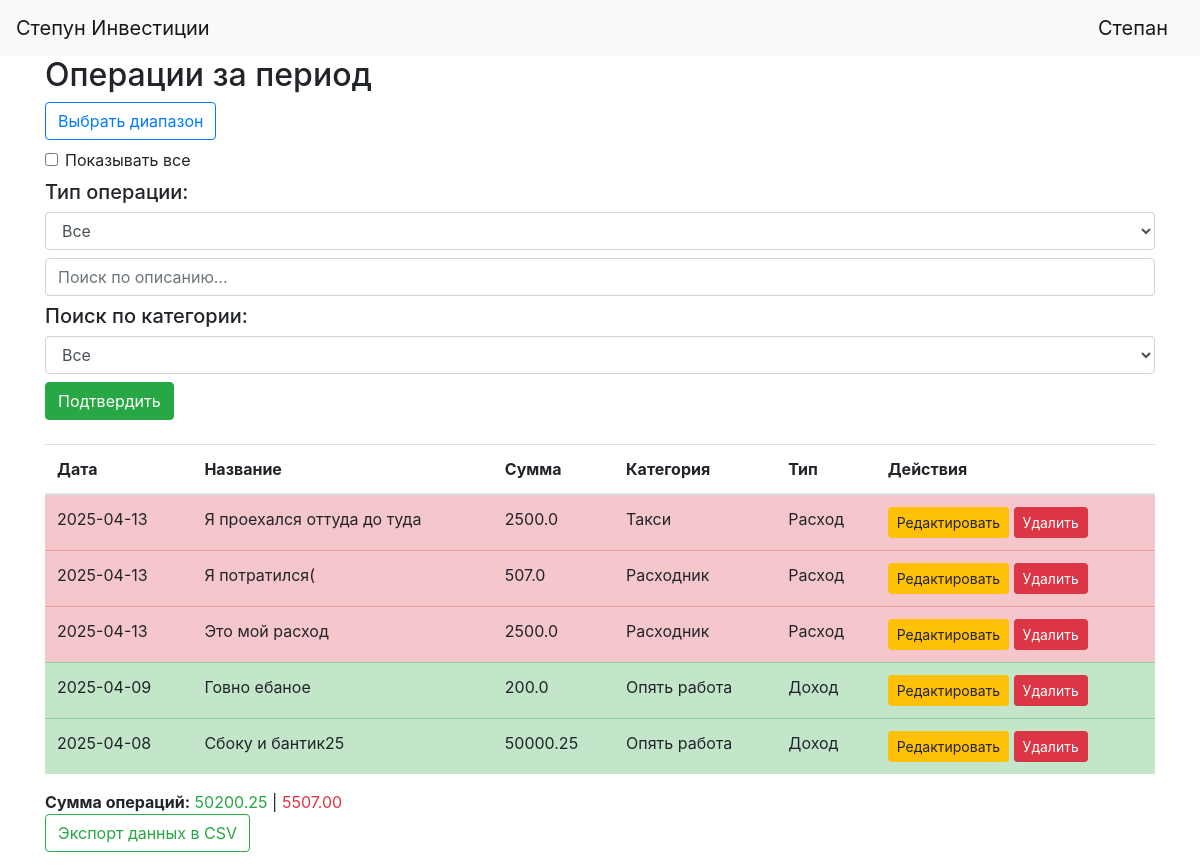
The page /operations (signed in) on the database as committed earlier.
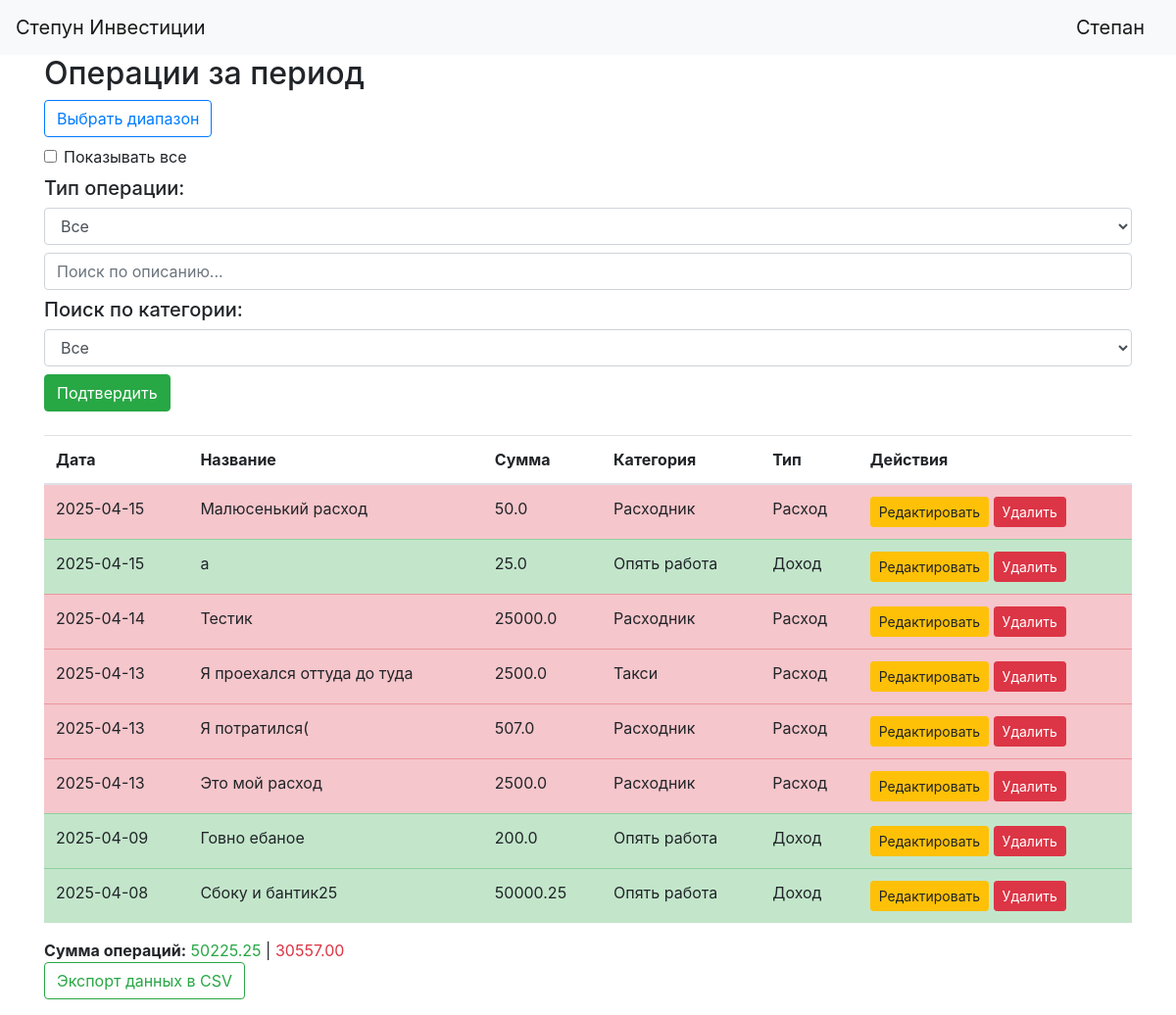
The same page on the database as committed later.
### data/users.py (models this page shows, shortened)
class User(SqlAlchemyBase, UserMixin):
    __tablename__ = 'users'
    id = sqlalchemy.Column(sqlalchemy.Integer, primary_key=True, autoincrement=True)
    username = sqlalchemy.Column(sqlalchemy.String, nullable=True, unique=True)
    password_hash = sqlalchemy.Column(sqlalchemy.String, nullable=True)
    email = sqlalchemy.Column(sqlalchemy.String, index=True, unique=True, nullable=True)
    created_date = sqlalchemy.Column(sqlalchemy.DateTime, default=datetime.datetime.now)
    operations = orm.relationship("Operation", back_populates='user')
    categories = orm.relationship("Category", back_populates='user')

### data/operations.py (models this page shows, shortened)
class Operation(SqlAlchemyBase):
    __tablename__ = 'operations'
    id = sqlalchemy.Column(sqlalchemy.Integer, primary_key=True, autoincrement=True)
    date = sqlalchemy.Column(sqlalchemy.DateTime, default=datetime.datetime.now)
    user_id = sqlalchemy.Column(sqlalchemy.Integer, sqlalchemy.ForeignKey("users.id"))
    user = orm.relationship('User')
    amount = sqlalchemy.Column(sqlalchemy.Float, nullable=False)
    category_id = sqlalchemy.Column(sqlalchemy.Integer, sqlalchemy.ForeignKey("category.id"))
    category = orm.relationship("Category")
    type = sqlalchemy.Column(sqlalchemy.String, nullable=False)
    description = sqlalchemy.Column(sqlalchemy.String, nullable=True)

### data/category.py (models this page shows)
class Category(SqlAlchemyBase):
    __tablename__ = 'category'
    id = sqlalchemy.Column(sqlalchemy.Integer, primary_key=True, autoincrement=True)
    name = sqlalchemy.Column(sqlalchemy.String, nullable=True)
    type = sqlalchemy.Column(sqlalchemy.String, nullable=False)
    user_id = sqlalchemy.Column(sqlalchemy.Integer, sqlalchemy.ForeignKey("users.id"), nullable=True)
    user = orm.relationship('User')

### main.py (the view, shortened to what this page needs)
@app.route("/operations", methods=["GET", "POST"])
@login_required
def operations():
    form = PeriodForm()
    page = int(request.args.get("page", 1))
    per_page = 10
    today = date.today()
    start_date = today.replace(day=1)
    end_date = today
    selected_type = 'all'
    selected_category = 'all'
    show_all = False
    search_query = ''
    user_operations = current_user.operations
    db_sess = db_session.create_session()
    user_categories = [{
        'id': c.id,
        'name': c.name,
        'type': c.type
    } for c in current_user.categories]
    base_categories = [{
        'id': c.id,
        'name': c.name,
        'type': c.type
    } for c in db_sess.query(Category).filter(Category.user_id == None)]
    all_categories = [{'id': 'all', 'name': 'Все', 'type': 'all'}]
    all_categories.extend(base_categories + user_categories)
    form.category.choices = [(str(c['id']), c['name']) for c in all_categories]
    if request.method == "POST":
        date_range_str = form.date_range.data
        print(date_range_str)
        selected_type = form.operation_type.data
        selected_category = form.category.data
        show_all = 'show_all' in request.form
        search_query = request.form.get('search_query', '')
        if not show_all and date_range_str:
            try:
                start_str, end_str = date_range_str.split(" to ")
                start_date = datetime.strptime(start_str.strip(), "%Y-%m-%d").date()
                end_date = datetime.strptime(end_str.strip(), "%Y-%m-%d").date()
            except ValueError:
                return redirect("/operations")
    else:
        selected_category = request.args.get("selected_category", "all")
        selected_type = request.args.get("selected_type", "all")
        date_range_str = request.args.get("date_range")
        print(date_range_str)
        form.date_range.data = ' to '.join([f"{start_date}", f"{end_date}"])
        form.operation_type.data = selected_type
        form.category.data = selected_category
    operations_in_period = user_operations
    if not show_all:
        operations_in_period = filter(
            lambda op: start_date <= op.date.date() <= end_date,
            operations_in_period
        )
    if selected_type != 'all':
        operations_in_period = filter(lambda op: op.type == selected_type, operations_in_period)
    if selected_category != 'all':
        operations_in_period = filter(lambda op: str(op.category_id) == selected_category, operations_in_period)
    if search_query:
        operations_in_period = filter(lambda op: search_query.lower() in op.description.lower(), operations_in_period)
    operations_in_period = list(operations_in_period)
    operations_in_period.sort(key=lambda op: op.date, reverse=True)
    total_pages = math.ceil(len(operations_in_period) / per_page)
    start = (page - 1) * per_page
    end = start + per_page
    current_ops = operations_in_period[start:end]
    return render_template(
        "operations.html",
        form=form,
        operations=current_ops,
        total_pages=total_pages,
        current_page=page,
        selected_type=selected_type,
        selected_category=selected_category,
        show_all=show_all,
        search_query=search_query,
        categories=all_categories
    )

### forms/period.py
class PeriodForm(FlaskForm):
    date_range = HiddenField()
    operation_type = SelectField(
        'Тип операции',
        choices=[('all', 'Все'), ('income', 'Доходы'), ('expense', 'Расходы')],
        default='all',
        validators=[DataRequired()]
    )
    category = SelectField('Категория', choices=[('all', 'Все')], default='all', validators=[Optional()])
    submit = SubmitField("Подтвердить")

### data/db_session.py (called while the page is built)
def create_session() -> Session:
    global __factory
    return __factory()

### main.py (called while the page is built)
@login_manager.user_loader
def load_user(user_id):
    db_sess = db_session.create_session()
    return db_sess.query(User).get(user_id)

### templates/operations.html (shortened to what this page needs)
{% extends "base.html" %}
{% block content %}
<h2>Операции за период</h2>
<form method="POST" id="filterForm">
    <button type="button" class="btn btn-outline-primary mb-2" id="openPicker">Выбрать диапазон</button>
    <div class="form-check mb-2">
        <input class="form-check-input" type="checkbox" id="show_all" name="show_all" {% if show_all %}checked{% endif %}>
        <label class="form-check-label" for="show_all">Показывать все</label>
    </div>
    <h5>Тип операции:</h5>
    {{ form.operation_type(class="form-control mb-2") }}
    <input type="text" name="search_query" class="form-control mb-2" placeholder="Поиск по описанию..." value="{{ search_query }}">
    <h5>Поиск по категории:</h5>
    {{ form.category(class="form-control mb-2") }}
    {{ form.submit(class="btn btn-success") }}
</form>
{% if operations %}
    {% set ns = namespace(income=0, expense=0) %}
    <table class="table table-striped mt-4">
        <thead>
            <tr>
                <th>Дата</th>
                <th>Название</th>
                <th>Сумма</th>
                <th>Категория</th>
                <th>Тип</th>
                <th>Действия</th>
            </tr>
        </thead>
        <tbody>
            {% for op in operations %}
                {% if op.type == 'income' %}
                    {% set ns.income = ns.income + op.amount %}
                {% else %}
                    {% set ns.expense = ns.expense + op.amount %}
                {% endif %}
                <tr class="{{ 'table-success' if op.type == 'income' else 'table-danger' }}">
                    <td>{{ op.date.strftime('%Y-%m-%d') }}</td>
                    <td>{{ op.description }}</td>
                    <td>{{ op.amount }}</td>
                    {% set matched_category = categories | selectattr('id', 'equalto', op.category_id) | list | first %}
                    <td>{{ matched_category.name if matched_category else 'Без категории' }}</td>
                    <td>{{ 'Доход' if op.type == 'income' else 'Расход' }}</td>
                    <td>
                        <a href="{{ url_for('edit_operation', id=op.id) }}" class="btn btn-warning btn-sm">Редактировать</a>
                        <form method="POST" action="{{ url_for('delete_operation', id=op.id) }}"
                              style="display:inline;" onsubmit="return confirm('Удалить операцию?');">
                            <button type="submit" class="btn btn-danger btn-sm">Удалить</button>
                        </form>
                    </td>
                </tr>
            {% endfor %}
        </tbody>
    </table>
    <div class="mt-3 fs-5">
       <strong>Сумма операций:</strong> <span class="text-success">{{ "%.2f"|format(ns.income) }}</span> | <span class="text-danger">{{ "%.2f"|format(ns.expense) }}</span><br>
    </div>
    <button class="btn btn-outline-success mb-3" id="exportCSV">Экспорт данных в CSV</button>
{% endif %}
{% endblock %}

### templates/base.html (shortened to what this page needs)
<!doctype html>
<html lang="en">
<head>
    <link rel="stylesheet"
          href="https://stackpath.bootstrapcdn.com/bootstrap/4.4.1/css/bootstrap.min.css"
>
    <link rel="stylesheet" href="https://cdn.jsdelivr.net/npm/flatpickr/dist/flatpickr.min.css">
</head>
<body>
<header>
    <nav class="navbar navbar-light bg-light">
        <a class="navbar-brand" href="/">Степун Инвестиции</a>
        {% if current_user.is_authenticated %}
            <a class="navbar-brand" href="/logout">{{ current_user.username }}</a>
        {% else %}
            <p>
                <a class="btn btn-primary " href="/register">Зарегистрироваться</a>
                <a class="btn btn-success" href="/login">Войти</a>
            </p>
        {% endif %}
    </nav>
</header>
<main role="main" class="container">
    {% block content %}{% endblock %}
</main>
</body>
</html>

Rows that differ between the two databases and show on the page:
added Operation: date "2025-04-15", description "Малюсенький расход", amount "50.0", {{ matched_category.name if matched_category else 'Без категории' }} "Расходник", type "Расход"
added Operation: date "2025-04-15", description "а", amount "25.0", {{ matched_category.name if matched_category else 'Без категории' }} "Опять работа", type "Доход"
added Operation: date "2025-04-14", description "Тестик", amount "25000.0", {{ matched_category.name if matched_category else 'Без категории' }} "Расходник", type "Расход"
Other text that changed with them:
{{ "%.2f"|format(ns.income) }}: "50200.25" → "50225.25"
{{ "%.2f"|format(ns.expense) }}: "5507.00" → "30557.00"
